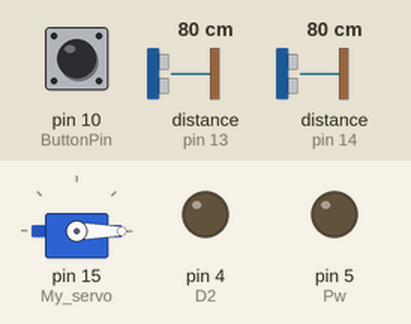
Recording of a sketch running on a simulated Arduino Uno, built with avr-gcc and run on an emulated ATmega328P. Parts: servo, output pins drawn as LEDs (lit = HIGH). The test bench sets the inputs (shaded band); at power-on: pin 10 (ButtonPin) HIGH, distance to the obstacle (sensors on pin 14, pin 13) 80 cm. The echo pulse lasts 58.3 µs per cm; pins used as bus, display or sensor lines are not drawn.

Above: at 1.2 s.
1.3 s: pin 10 (ButtonPin) pulled LOW for 0.15 s
At 2.1 s:
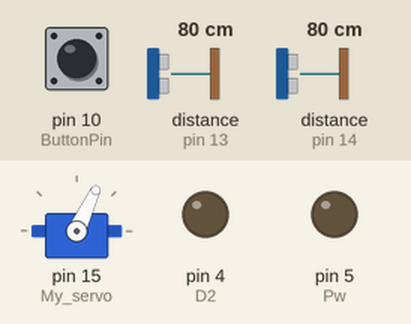
4.4 s: distance to the obstacle (sensor on pin 14) set to 2 cm
7.4 s: distance to the obstacle (sensor on pin 13) set to 2 cm
At 10.2 s:
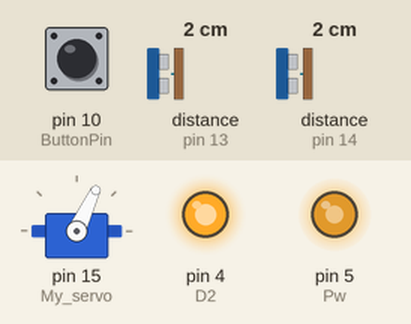
10.4 s: distance to the obstacle (sensor on pin 13) set to 60 cm
At 12.3 s:
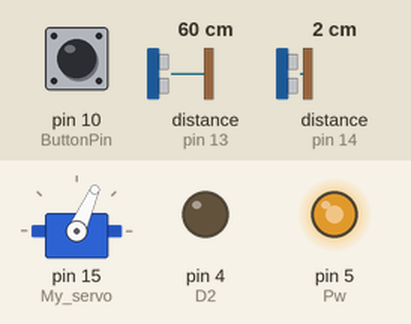
13.0 s: distance to the obstacle (sensor on pin 14) set to 154 cm
At 13.8 s:
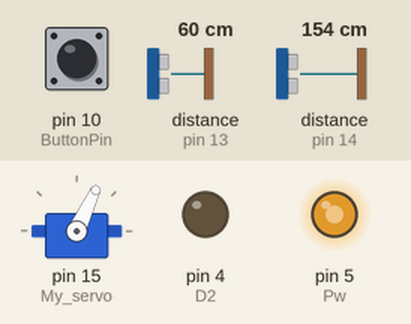
14.5 s: distance to the obstacle (sensor on pin 14) set to 165 cm
At 15.9 s:
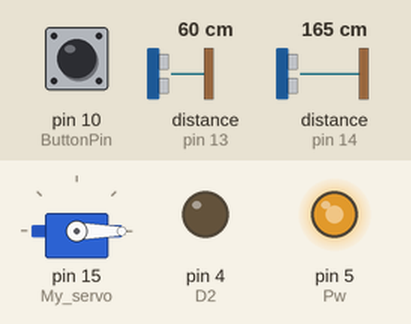
Timing chart, 0 to 17.5 s (numbered marks = the images above; inputs shaded):
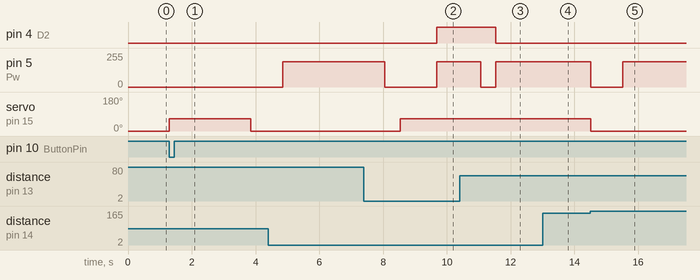

Measured:
- the behaviour switches between 159 and 160 cm on distance to the obstacle (sensor on pin 14) (found by bisection; images 4 and 5)
- after the input at 1.3 s, servo on pin 15 (My_servo): 0° → 65° at once, → 0° 2.5 s later
- after the input at 7.4 s, pin 4 (D2): LOW → HIGH after 2.3 s
- after the input at 10.4 s, pin 4 (D2): HIGH → LOW after 1.1 s; servo on pin 15 (My_servo): 65° → 66° after 1.1 s
- after the input at 13.0 s, servo on pin 15 (My_servo): 66° → 65° at once
- after the input at 14.5 s, pin 5 (Pw): 188/255 → 0/255 at once, → 188/255 1.0 s later; servo on pin 15 (My_servo): 65° → 0° at once

The sketch:

oldversion.ino
```cpp
#include <Servo.h>
//#include "EspMQTTClient.h"
/*
  void onConnectionEstablished();

  EspMQTT//client //client(
  "ABBIndgymIoT_2.4GHz",
  "ValkommenHit!",
  "192.168.0.102",
  1883,
  "jocke",
  "apa",
  "microdator",
  onConnectionEstablished,
  true,
  true
  );
*/
typedef enum EngineState {
  StartUp, Turn, GetCloserF, GetFurtherF, Still, CheckAndUseDistance,
};
EngineState EState;

#define TriggerL 12
#define EchoL 14
#define TriggerF 2
#define EchoF 13
#define D1 0
#define D2 4
#define Pw 5
#define ButtonPin 10

unsigned long previousMillis = 0;
unsigned long currentMillis = 0;

String Direction; //den kan inte backa?
bool IsConnected = false;
int RunTimeAmount = 4, DegreeMinimum = 0, DegreeMitten = 65, DegreeMax = 125, turnDelay = 3450, StartSleep = 1500, DistanceL, DistanceF, ButtonState = 0, Degree, StartSteg = 4, CheckAmount = 100, AllDistancesF, AllDistancesL, DriveDistance, DriveTime, CheckAmount2 = 10, oldDistanceL, DistanceL2;
int MinimumSpeed = 0, Acc = 700, DriveDistanceGGR = 125;
int SweetSpotL = 15, SweetSpotFHigh = 13, SweetSpotFLow = 12, AdjustingForTurnDistance = 10;

Servo My_servo;

void setup() {
  My_servo.attach(15);
  Serial.begin(9600);
  pinMode(ButtonPin, INPUT);
  pinMode(TriggerL, OUTPUT), pinMode(EchoL, INPUT);
  pinMode(TriggerF, OUTPUT), pinMode(EchoF, INPUT);
  pinMode(Pw, OUTPUT), pinMode(D1, OUTPUT), pinMode(D2, OUTPUT);
}

void loop() {
  //client.loop();
  switch (EState) {
    case StartUp:
      ButtonState = digitalRead(ButtonPin);
      Degree = DegreeMinimum;
      My_servo.write(Degree);
      if (ButtonState == LOW /*&& IsConnected == true*/) {
        //client.publish("mess", "Knappen trycktes, startar programet");
        Degree = DegreeMitten;
        My_servo.write(Degree);
        delay(StartSleep);
        //client.publish("mess", "Försöker hitta en vägg");
        EState = CheckAndUseDistance;
      } else {
        EState = StartUp;
      }
    break;

    case CheckAndUseDistance:
      analogWrite(Pw, MinimumSpeed);
      while(CheckAmount > 0){
        long DurationF;
        digitalWrite(TriggerF, LOW);
        delayMicroseconds(2);
        digitalWrite(TriggerF, HIGH);
        delayMicroseconds(10);
        digitalWrite(TriggerF, LOW);
        DurationF = pulseIn(EchoF, HIGH);
        DistanceF = (DurationF / 2) / 29.1;

        long DurationL;
        digitalWrite(TriggerL, LOW);
        delayMicroseconds(2);
        digitalWrite(TriggerL, HIGH);
        delayMicroseconds(10);
        digitalWrite(TriggerL, LOW);
        DurationL = pulseIn(EchoL, HIGH);
        DistanceL = (DurationL / 2) / 29.1;

        AllDistancesL += DistanceL;
        AllDistancesF += DistanceF;
        CheckAmount--;
        EState = CheckAndUseDistance;
      }
      CheckAmount = 100;
      DistanceL = AllDistancesL / CheckAmount;
      DistanceF = AllDistancesF / CheckAmount;
      AllDistancesL = 0;
      AllDistancesF = 0;
      /*
      if(0 < RunTimeAmount){
        if(DistanceF < (SweetSpotFLow - AdjustingForTurnDistance)){
          //client.publish("mess", "Kör bakåt för att distansen frammåt är ");
          EState = GetFurtherF;
        }else if(DistanceF > (SweetSpotFHigh - AdjustingForTurnDistance)){
          //client.publish("mess", "Kör fram för att distansen frammåt är ");
          EState = GetCloserF;
        }else{
          EState = Still;
        }
      }else if(StartSteg == 3){
        RunTimeAmount = 5;
        AdjustingForTurnDistance = 0;
        digitalWrite(D1, HIGH), digitalWrite(D2, LOW);
        analogWrite(Pw, Acc);
        //client.publish("mess", "Hittade väggen, kör fram för att corrigera vinkeln");
        delay(2000);
        analogWrite(Pw, MinimumSpeed);
        EState = CheckAndUseDistance;
      }else if(StartSteg == 2){
        digitalWrite(D1, HIGH), digitalWrite(D2, LOW);
        Degree = DegreeMax;
        StartSteg--;
        EState = Turn;
      }
      */
      previousMillis = millis();
      if (DistanceL > SweetSpotL) {
        Degree = DegreeMinimum;
        turnDelay = 3200;
        EState = Turn;
      } else if (DistanceF >= SweetSpotFLow && DistanceF <= SweetSpotFHigh) {
        Degree = DegreeMax;
        EState = Turn;
      } else if (DistanceF < SweetSpotFLow) {
        DriveDistance = (SweetSpotFLow -= DistanceF);
        DriveTime = DriveDistance * DriveDistanceGGR;
        //client.publish("mess", "Backar " + DriveTime + " ms för att distansen frammåt är " + DistanceF + " cm");
        EState = GetFurtherF;
      } else if (DistanceF > SweetSpotFHigh) {
        DriveDistance = (DistanceF -= SweetSpotFHigh);
        DriveTime = DriveDistance * DriveDistanceGGR;
        //client.publish("mess", "Kör fram " + DriveTime + " ms för att distansen frammåt är " + DistanceF + " cm");
        EState = GetCloserF;
      }
      break;

    case GetCloserF:
      digitalWrite(D1, HIGH), digitalWrite(D2, LOW);
      analogWrite(Pw, Acc);
      currentMillis = millis();
      if (currentMillis - previousMillis >= DriveTime){
        previousMillis = currentMillis;
        Degree = DegreeMitten;
        My_servo.write(Degree);
        AllDistancesL = 0;
        CheckAmount2 = 10;
        //client.publish("mess", "Stannar och kollar värdern");
        EState = CheckAndUseDistance;
      }
      long DurationL;
        oldDistanceL = DistanceL;
        if(CheckAmount2 > 0){
          digitalWrite(TriggerL, LOW);
          delayMicroseconds(2);
          digitalWrite(TriggerL, HIGH);
          delayMicroseconds(10);
          digitalWrite(TriggerL, LOW);
          DurationL = pulseIn(EchoL, HIGH);
          DistanceL2 = (DurationL / 2) / 29.1;
          AllDistancesL += DistanceL2;
          CheckAmount2--;
          EState = GetCloserF;
        }
        CheckAmount2 = 10;
        DistanceL2 = AllDistancesL/10;
        AllDistancesL = 0;
        if(DistanceL2 > SweetSpotL){
          Degree = DegreeMinimum;
          turnDelay = 3200;
          analogWrite(Pw, MinimumSpeed);
          //client.publish("mess", "Valde att svänga vänster för att distansen vänster är " + DistanceL2);
          EState = Turn;
        }else if(DistanceL2 < oldDistanceL){
          Degree += 1;
          My_servo.write(Degree);
          DistanceL = DistanceL2;
          EState = GetCloserF;
        }else if(DistanceL2 > oldDistanceL){
          Degree -= 1;
          My_servo.write(Degree);
          DistanceL = DistanceL2;
          EState = GetCloserF;
        } else {
          DistanceL = DistanceL2;
          EState = GetCloserF;
        }
    break;

    case GetFurtherF:
      digitalWrite(D1, LOW), digitalWrite(D2, HIGH);
      analogWrite(Pw, Acc);
      delay(DriveTime);
      EState = CheckAndUseDistance;
      //client.publish("mess", "Stannar och kollar värdern");
    break;

    case Turn:
      digitalWrite(D1, HIGH), digitalWrite(D2, LOW);
      if(StartSteg == (0)){
        if (Degree == DegreeMinimum) {
          Direction = "vänster";
          //client.publish("mess", "Svänger " + Direction + " för att distansen vänster är " + DistanceL);
        } else {
          Direction = "höger";
          //client.publish("mess", "Svänger " + Direction + " för att distansen frammåt är " + DistanceF);
        }
      }
      My_servo.write(Degree);
      delay(1000);
      analogWrite(Pw, Acc);
      delay(turnDelay);
      analogWrite(Pw, MinimumSpeed);
      if(StartSteg == 1){
        StartSteg--;
        //client.publish("mess", "I position");
      }
      //client.publish("mess", "Stannar och kollar värdern");
      delay(500);
      Degree = DegreeMitten;
      My_servo.write(Degree);
      delay(1000);
      turnDelay = 3450;
      EState = CheckAndUseDistance;
    break;

    case Still:
      RunTimeAmount--;
      if (RunTimeAmount == 1) {
        StartSteg--;
      }
      analogWrite(Pw, MinimumSpeed);
      EState = CheckAndUseDistance;
    break;
  }
}
/*
  void onConnectionEstablished() {
  //client.subscribe("lampa/lamp", [](const String & payload){
    IsConnected = true;
    //client.publish("mess", "Har startat");
    EState = StartUp;
  });
  }
*/
```
